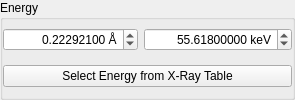
       <widget class="QGroupBox" name="groupBox_2">
        <property name="title">
         <string>Energy</string>
        </property>
        <layout class="QGridLayout" name="gridLayout_3">
         <property name="leftMargin">
          <number>0</number>
         </property>
         <property name="topMargin">
          <number>0</number>
         </property>
         <property name="rightMargin">
          <number>0</number>
         </property>
         <property name="bottomMargin">
          <number>0</number>
         </property>
         <item row="0" column="2">
          <widget class="ScientificDoubleSpinBox" name="cal_energy">
           <property name="alignment">
            <set>Qt::AlignRight|Qt::AlignTrailing|Qt::AlignVCenter</set>
           </property>
           <property name="keyboardTracking">
            <bool>false</bool>
           </property>
           <property name="suffix">
            <string> keV</string>
           </property>
           <property name="decimals">
            <number>8</number>
           </property>
           <property name="minimum">
            <double>0.000001000000000</double>
           </property>
           <property name="maximum">
            <double>1000000.000000000000000</double>
           </property>
           <property name="singleStep">
            <double>0.100000000000000</double>
           </property>
           <property name="value">
            <double>55.618000000000002</double>
           </property>
          </widget>
         </item>
         <item row="0" column="1">
          <widget class="ScientificDoubleSpinBox" name="cal_energy_wavelength">
           <property name="alignment">
            <set>Qt::AlignRight|Qt::AlignTrailing|Qt::AlignVCenter</set>
           </property>
           <property name="keyboardTracking">
            <bool>false</bool>
           </property>
           <property name="suffix">
            <string> Å</string>
           </property>
           <property name="decimals">
            <number>8</number>
           </property>
           <property name="minimum">
            <double>0.000001000000000</double>
           </property>
           <property name="maximum">
            <double>1000000.000000000000000</double>
           </property>
           <property name="singleStep">
            <double>0.001000000000000</double>
           </property>
           <property name="value">
            <double>0.222921000000000</double>
           </property>
          </widget>
         </item>
         <item row="1" column="1" colspan="2">
          <widget class="QPushButton" name="xray_energies_table">
           <property name="text">
            <string>Select Energy from X-Ray Table</string>
           </property>
          </widget>
         </item>
        </layout>
       </widget>
